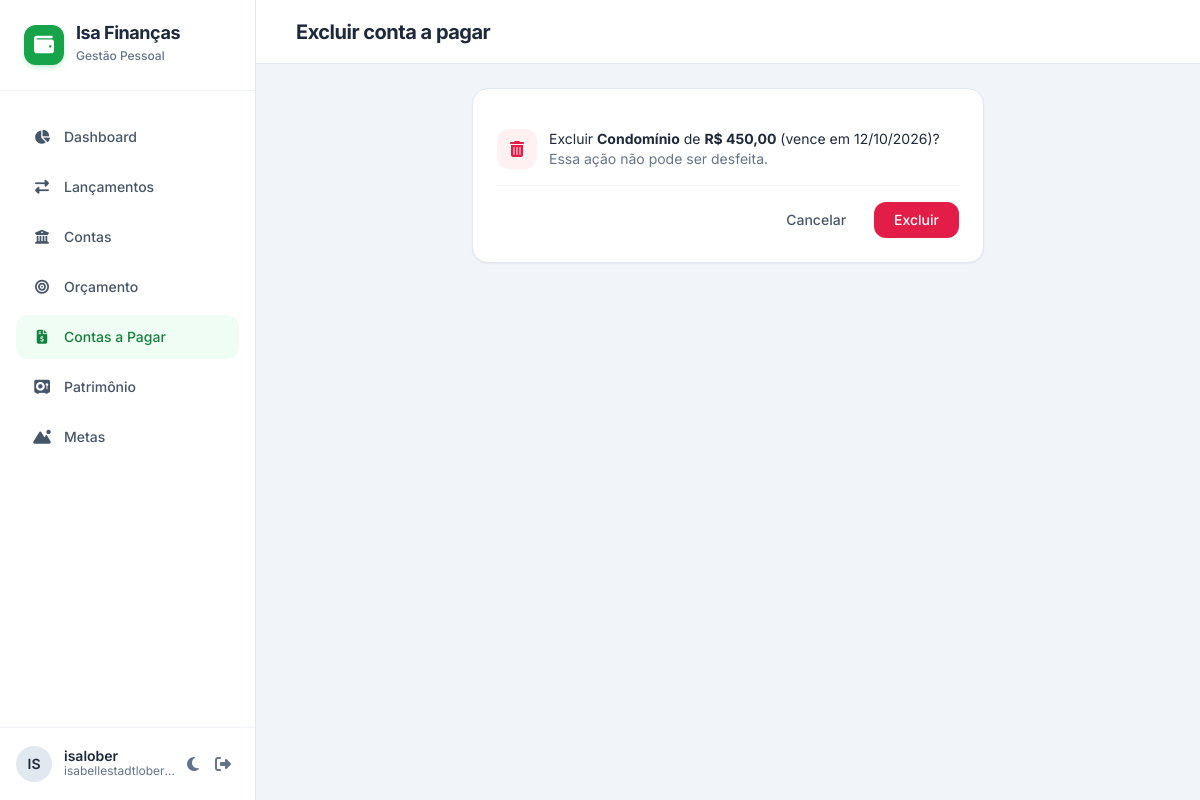
The app's page /pagar/1/excluir/ (signed in) with its own data.
### apps/pagar/models.py (models this page shows, shortened)
class ContaPagar(models.Model):
    descricao = models.CharField(max_length=255)
    valor = models.DecimalField(max_digits=14, decimal_places=2)
    vencimento = models.DateField()
    categoria = models.ForeignKey("lancamentos.Categoria", on_delete=models.PROTECT)
    conta = models.ForeignKey("contas.Conta", null=True, blank=True, on_delete=models.PROTECT)
    recorrencia = models.ForeignKey(
        Recorrencia, null=True, blank=True, on_delete=models.SET_NULL, related_name="contas"
    )
    lancamento = models.OneToOneField(
        "lancamentos.Lancamento", null=True, blank=True, on_delete=models.SET_NULL
    )
    pago_em = models.DateField(null=True, blank=True)
    class Meta:
        verbose_name = "conta a pagar"
        verbose_name_plural = "contas a pagar"
        ordering = ["vencimento"]
        indexes = [models.Index(fields=["vencimento"], name="idx_pagar_venc")]
        constraints = [
            models.UniqueConstraint(
                fields=["recorrencia", "vencimento"], name="uq_pagar_recorrencia_venc"
            )
        ]
    @transaction.atomic
    def pagar(self, conta=None, data=None):
        """Marca como paga e cria o lançamento de despesa correspondente."""
        from apps.lancamentos.models import Lancamento
        if self.pago_em:
            return self.lancamento
        conta = conta or self.conta
        if conta is None:
            raise ValueError("Informe a conta usada no pagamento.")
        data = data or date.today()
        lanc = Lancamento.objects.create(
            tipo=Lancamento.Tipo.DESPESA,
            valor=self.valor,
            data=data,
            descricao=self.descricao,
            conta=conta,
            categoria=self.categoria,
        )
        self.conta, self.lancamento, self.pago_em = conta, lanc, data
        self.save(update_fields=["conta", "lancamento", "pago_em"])
        return lanc

### apps/pagar/views.py (the view)
# urls.py: path("<int:pk>/excluir/", views.excluir, name="excluir"),
@login_required
def excluir(request, pk):
    conta = get_object_or_404(ContaPagar, pk=pk)
    if bloqueio := _bloqueia_se_paga(request, conta):
        return bloqueio
    if request.method == "POST":
        conta.delete()
        messages.success(request, "Conta a pagar excluída.")
        return redirect("pagar:lista")
    return render(request, "pagar/excluir.html", {"conta": conta})

### apps/core/templatetags/formatos.py (called while the page is built)
def formatar_brl(valor):
    valor = Decimal(valor or 0)
    sinal = "-" if valor < 0 else ""
    inteiro, frac = f"{abs(valor):,.2f}".split(".")
    return f"{sinal}R$ {inteiro.replace(',', '.')},{frac}"

@register.filter
def brl(valor):
    return formatar_brl(valor)

### apps/pagar/views.py (called while the page is built)
def _bloqueia_se_paga(request, conta):
    if conta.pago_em:
        messages.error(request, "Essa conta já foi paga. Desfaça o pagamento para alterá-la.")
        return redirect("pagar:lista")
    return None

### templates/pagar/excluir.html (shortened to what this page needs)
{% extends "base.html" %}
{% load formatos %}
{% block h1 %}Excluir conta a pagar{% endblock %}
{% block content %}
<form method="post" class="max-w-lg mx-auto bg-white dark:bg-slate-800 rounded-2xl border border-slate-200 dark:border-slate-700 shadow-sm p-6 space-y-4">
  <div class="flex items-start space-x-3">
    <div class="w-10 h-10 shrink-0 rounded-xl bg-rose-50 dark:bg-rose-950/50 text-rose-600 flex items-center justify-center"><i class="fa-solid fa-trash-can"></i></div>
    <p class="text-sm">Excluir <strong>{{ conta.descricao }}</strong> de <strong>{{ conta.valor|brl }}</strong> (vence em {{ conta.vencimento|date:"d/m/Y" }})?<br>
      <span class="text-slate-500 dark:text-slate-400">Essa ação não pode ser desfeita.</span></p>
  </div>
  <div class="flex justify-end space-x-3 pt-4 border-t border-slate-100 dark:border-slate-700/50">
    <a href="{% url 'pagar:lista' %}" class="px-4 py-2 rounded-xl text-sm font-medium text-slate-600 dark:text-slate-400 hover:bg-slate-100 dark:hover:bg-slate-700 transition-colors">Cancelar</a>
    <button type="submit" class="px-5 py-2 rounded-xl text-sm font-medium bg-rose-600 hover:bg-rose-700 text-white transition-colors">Excluir</button>
  </div>
</form>
{% endblock %}

### templates/base.html (shortened to what this page needs)
<!DOCTYPE html>
<html lang="pt-BR" class="h-full">
<head>
  {% include "partials/head.html" %}
</head>
<body class="h-full bg-slate-100 dark:bg-slate-900 text-slate-800 dark:text-slate-100 transition-colors duration-200 flex flex-col overflow-hidden">
<div class="flex h-full w-full overflow-hidden">
  <aside id="sidebar" class="w-64 bg-white dark:bg-slate-800 border-r border-slate-200 dark:border-slate-700 flex flex-col z-20 transition-transform duration-300 -translate-x-full md:translate-x-0 absolute md:relative h-full">
    <div class="p-6 border-b border-slate-100 dark:border-slate-700/50 flex items-center justify-between">
      <div class="flex items-center space-x-3">
        <div class="w-10 h-10 rounded-xl bg-brand-600 text-white flex items-center justify-center font-bold text-xl shadow-md shadow-brand-500/20">
          <i class="fa-solid fa-wallet"></i>
        </div>
        <div>
          <h1 class="font-bold text-lg tracking-tight leading-none">Isa Finanças</h1>
          <span class="text-xs text-slate-500 dark:text-slate-400 font-medium">Gestão Pessoal</span>
        </div>
      </div>
    </div>
    <nav class="flex-1 px-4 py-6 space-y-1.5 overflow-y-auto custom-scrollbar">
      <a href="{% url 'dashboard' %}"
         class="flex items-center space-x-3 px-4 py-3 rounded-xl text-sm font-medium transition-colors {% if request.resolver_match.url_name == 'dashboard' %}bg-brand-50 text-brand-700 dark:bg-brand-950/40 dark:text-brand-400{% else %}text-slate-600 dark:text-slate-400 hover:bg-slate-50 dark:hover:bg-slate-700/50{% endif %}">
        <i class="fa-solid fa-chart-pie w-5 text-center"></i><span>Dashboard</span>
      </a>
      <a href="{% url 'lancamentos:lista' %}"
         class="flex items-center space-x-3 px-4 py-3 rounded-xl text-sm font-medium transition-colors {% if request.resolver_match.app_name == 'lancamentos' %}bg-brand-50 text-brand-700 dark:bg-brand-950/40 dark:text-brand-400{% else %}text-slate-600 dark:text-slate-400 hover:bg-slate-50 dark:hover:bg-slate-700/50{% endif %}">
        <i class="fa-solid fa-right-left w-5 text-center"></i><span>Lançamentos</span>
      </a>
      <a href="{% url 'contas:lista' %}"
         class="flex items-center space-x-3 px-4 py-3 rounded-xl text-sm font-medium transition-colors {% if request.resolver_match.app_name == 'contas' %}bg-brand-50 text-brand-700 dark:bg-brand-950/40 dark:text-brand-400{% else %}text-slate-600 dark:text-slate-400 hover:bg-slate-50 dark:hover:bg-slate-700/50{% endif %}">
        <i class="fa-solid fa-building-columns w-5 text-center"></i><span>Contas</span>
      </a>
      <a href="{% url 'orcamento:lista' %}"
         class="flex items-center space-x-3 px-4 py-3 rounded-xl text-sm font-medium transition-colors {% if request.resolver_match.app_name == 'orcamento' %}bg-brand-50 text-brand-700 dark:bg-brand-950/40 dark:text-brand-400{% else %}text-slate-600 dark:text-slate-400 hover:bg-slate-50 dark:hover:bg-slate-700/50{% endif %}">
        <i class="fa-solid fa-bullseye w-5 text-center"></i><span>Orçamento</span>
      </a>
      <a href="{% url 'pagar:lista' %}"
         class="flex items-center space-x-3 px-4 py-3 rounded-xl text-sm font-medium transition-colors {% if request.resolver_match.app_name == 'pagar' %}bg-brand-50 text-brand-700 dark:bg-brand-950/40 dark:text-brand-400{% else %}text-slate-600 dark:text-slate-400 hover:bg-slate-50 dark:hover:bg-slate-700/50{% endif %}">
        <i class="fa-solid fa-file-invoice-dollar w-5 text-center"></i><span>Contas a Pagar</span>
      </a>
      <a href="{% url 'patrimonio:index' %}"
         class="flex items-center space-x-3 px-4 py-3 rounded-xl text-sm font-medium transition-colors {% if request.resolver_match.app_name == 'patrimonio' %}bg-brand-50 text-brand-700 dark:bg-brand-950/40 dark:text-brand-400{% else %}text-slate-600 dark:text-slate-400 hover:bg-slate-50 dark:hover:bg-slate-700/50{% endif %}">
        <i class="fa-solid fa-vault w-5 text-center"></i><span>Patrimônio</span>
      </a>
      <a href="{% url 'metas:lista' %}"
         class="flex items-center space-x-3 px-4 py-3 rounded-xl text-sm font-medium transition-colors {% if request.resolver_match.app_name == 'metas' %}bg-brand-50 text-brand-700 dark:bg-brand-950/40 dark:text-brand-400{% else %}text-slate-600 dark:text-slate-400 hover:bg-slate-50 dark:hover:bg-slate-700/50{% endif %}">
        <i class="fa-solid fa-mountain-sun w-5 text-center"></i><span>Metas</span>
      </a>
    </nav>
    <div class="p-4 border-t border-slate-100 dark:border-slate-700/50 flex items-center justify-between">
      <div class="flex items-center space-x-3 min-w-0">
        <div class="w-9 h-9 shrink-0 rounded-full bg-slate-200 dark:bg-slate-700 flex items-center justify-center font-semibold text-sm">
          {{ request.user.username|slice:":2"|upper }}
        </div>
        <div class="min-w-0">
          <p class="text-sm font-semibold leading-none truncate">{{ request.user.get_full_name|default:request.user.username }}</p>
          <span class="text-xs text-slate-500 dark:text-slate-400 block truncate">{{ request.user.email|default:"sem e-mail" }}</span>
        </div>
      </div>
      <div class="flex items-center">
        <button onclick="toggleDarkMode()" class="p-2 rounded-lg text-slate-500 hover:bg-slate-100 dark:hover:bg-slate-700 transition-colors" title="Alternar tema">
          <i id="theme-icon" class="fa-solid fa-moon"></i>
        </button>
        <form method="post" action="{% url 'logout' %}">
          <button type="submit" class="p-2 rounded-lg text-slate-500 hover:bg-slate-100 dark:hover:bg-slate-700 transition-colors" title="Sair">
            <i class="fa-solid fa-right-from-bracket"></i>
          </button>
        </form>
      </div>
    </div>
  </aside>
  <main class="flex-1 flex flex-col h-full overflow-hidden relative">
    <header class="bg-white dark:bg-slate-800 border-b border-slate-200 dark:border-slate-700 h-16 px-6 flex items-center justify-between shrink-0 z-10">
      <div class="flex items-center space-x-4">
        <h2 class="text-xl font-bold tracking-tight">{% block h1 %}{% endblock %}</h2>
      </div>
    </header>
    <div class="flex-1 overflow-y-auto custom-scrollbar p-6 bg-slate-100 dark:bg-slate-900">
      {% block content %}{% endblock %}
    </div>
  </main>
</div>
</body>
</html>

### templates/partials/head.html (style rules this page uses)
body { font-family: 'Inter', sans-serif; }

### records on screen
ContaPagar: descricao "Condomínio", valor|brl "R$ 450,00", vencimento "12/10/2026"

### other values on screen
{{ request.user.username|slice:":2"|upper }} "IS"
{{ request.user.get_full_name|default:request.user.username }} "isalober"
{{ request.user.email|default:"sem e-mail" }} "isabellestadtlober…"
